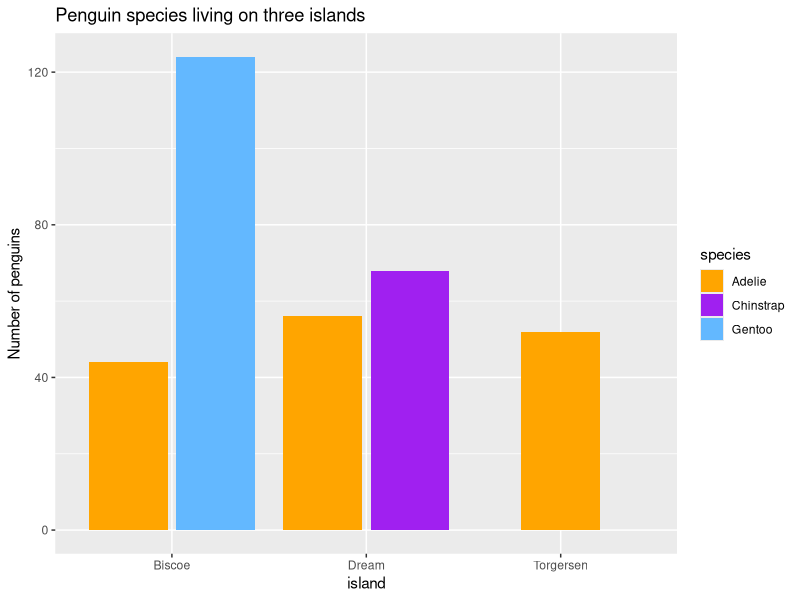
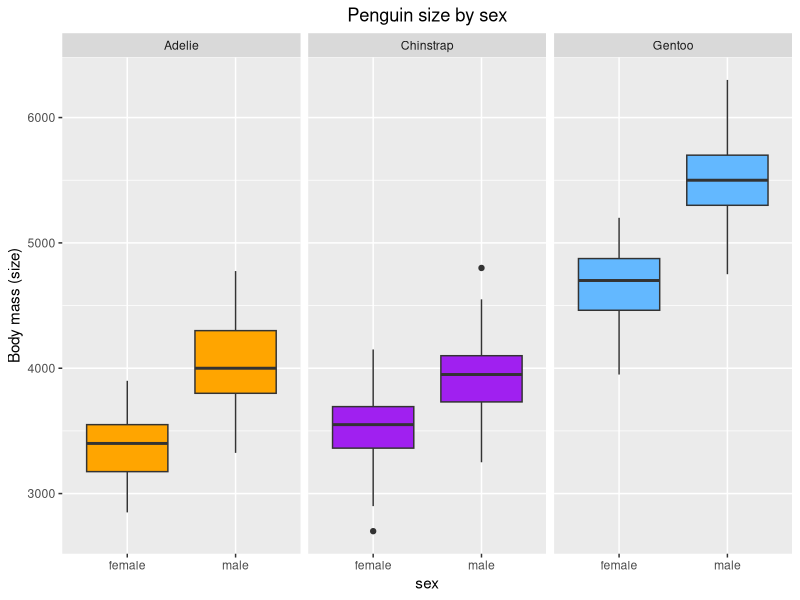

R code for these plots, in order:
## ---- chunk 1
install.packages("palmerpenguins")
## ---- chunk 2
library(plyr)
library(palmerpenguins)
data(package = "palmerpenguins")
## ---- chunk 3
str(penguins)
## ---- chunk 4
nspecies <- function(x, value) {
  count <- 0
  for (penguin in 1:length(x)) {
    if (x[penguin] == value) {
      count <- count + 1
    } 
  }
  count
}
nspecies(penguins$species, "Adelie")
nspecies(penguins$species, "Gentoo")
nspecies(penguins$species, "Chinstrap")
## ---- chunk 5
longpico <- penguins$bill_length_mm
profpico <- penguins$bill_depth_mm
longaleta <- penguins$flipper_length_mm
masacorp <- penguins$body_mass_g
## ---- chunk 6
mean(longpico, na.rm = TRUE)
sd(longpico, na.rm = TRUE)
max(longpico, na.rm = TRUE)
min(longpico, na.rm = TRUE)

mean(profpico, na.rm = TRUE)
sd(profpico, na.rm = TRUE)
max(profpico, na.rm = TRUE)
min(profpico, na.rm = TRUE)

mean(longaleta, na.rm = TRUE)
sd(longaleta, na.rm = TRUE)
max(longaleta, na.rm = TRUE)
min(longaleta, na.rm = TRUE)

mean(masacorp, na.rm = TRUE)
sd(masacorp, na.rm = TRUE)
max(masacorp, na.rm = TRUE)
min(masacorp, na.rm = TRUE)

## ---- chunk 7
longpico_all <- list(mean = "mean", sd = "sd", max = "max", min = "min")
sapply(longpico_all, do.call, args = list(longpico, na.rm = TRUE))

profpico_all <- list(mean = "mean", sd = "sd", max = "max", min = "min")
sapply(profpico_all, do.call, args = list(profpico, na.rm = TRUE))

longaleta_all <- list(mean = "mean", sd = "sd", max = "max", min = "min")
sapply(longaleta_all, do.call, args = list(longaleta, na.rm = TRUE))

masacorp_all <- list(mean = "mean", sd = "sd", max = "max", min = "min")
sapply(masacorp_all, do.call, args = list(masacorp, na.rm = TRUE))
## ---- chunk 8
install.packages(c("ggplot2", "readr", "ggThemeAssist", "patchwork", "titanic", "dplyr", "terra", "sf", "ggmap"))
install.packages(c("promises","mime", "cachem"))

c("ggplot2", "readr", "dplyr", "ggThemeAssist", "patchwork", "titanic", "easyclimate", "terra", "sf", "ggmap") %in% rownames(installed.packages())
c("promises","mime", "cachem") %in% rownames(installed.packages())
## ---- chunk 9
library(ggplot2)
library(dplyr)

ggplot(penguins, aes(x = island, fill = species)) +
  geom_bar(position = position_dodge2(preserve = "single")) +
  scale_fill_manual(values = c("orange", "purple", "steelblue1")) +
  ggtitle("Penguin species living on three islands") +
  ylab("Number of penguins")
  
## ---- chunk 10
penguins_complete <- penguins[complete.cases(penguins), ]

ggplot(data = penguins_complete) +
  geom_boxplot(aes(x = sex, y = body_mass_g), 
               fill = c("orange", "orange", "purple", 
                        "purple", "steelblue1", "steelblue1")) +
  facet_wrap(facets = vars(species), ncol = 3) +
  ggtitle("Penguin size by sex") +
  theme(plot.title = element_text(hjust = 0.5)) +
  ylab("Body mass (size)")
  
